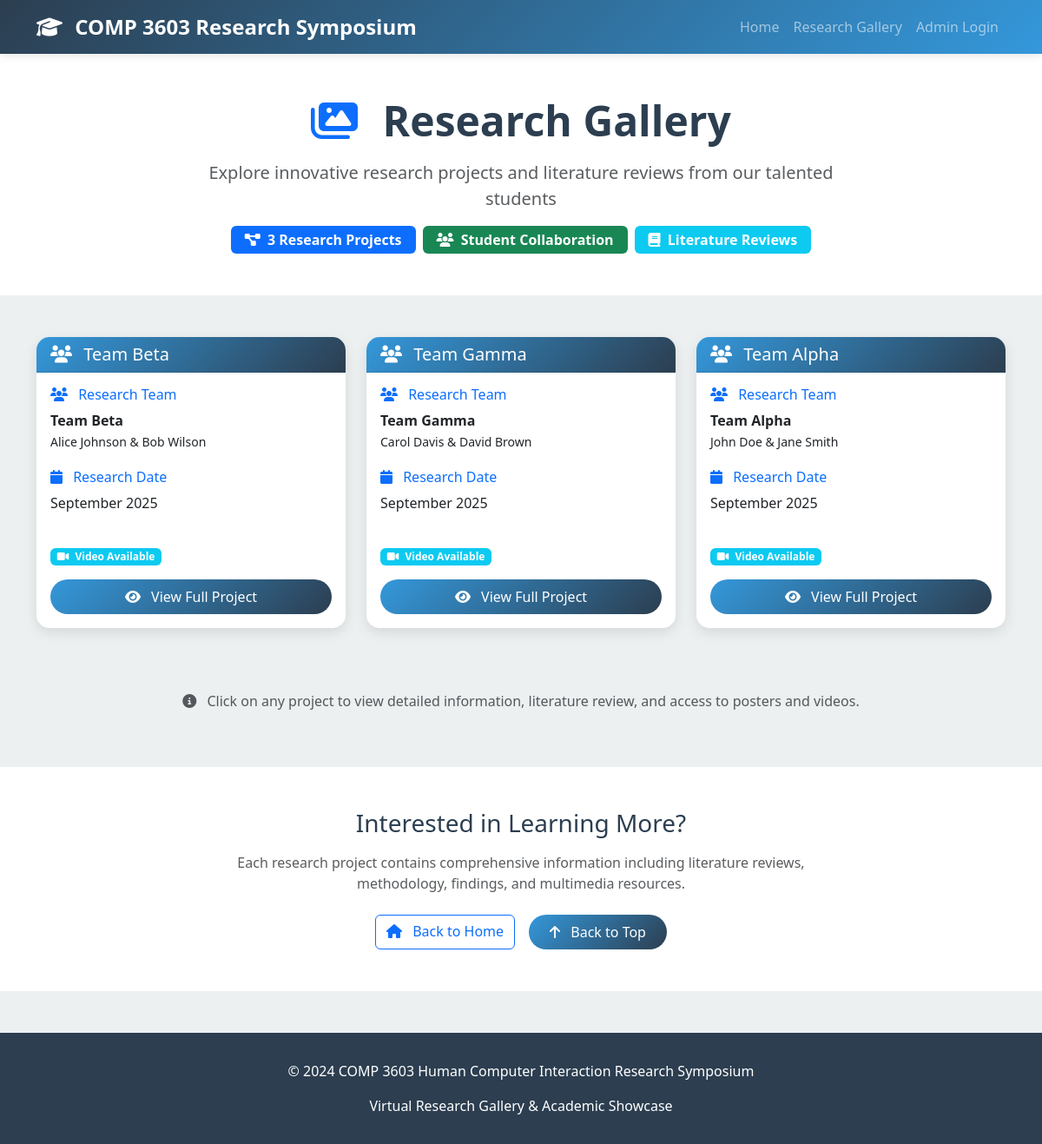
The page /gallery on the database its author committed.
### app.py (models this page shows)
class ResearchProject(db.Model):
    id = db.Column(db.Integer, primary_key=True)
    group_name = db.Column(db.String(100), nullable=False)
    member1_name = db.Column(db.String(100), nullable=False)
    member2_name = db.Column(db.String(100), nullable=False)
    paper1_title = db.Column(db.String(200), nullable=False)
    paper2_title = db.Column(db.String(200), nullable=False)
    member1_paper = db.Column(db.String(200), nullable=False)  # Which paper member1 worked on
    member2_paper = db.Column(db.String(200), nullable=False)  # Which paper member2 worked on
    presentation_video_url = db.Column(db.String(500))
    combined_slide_decks_filename = db.Column(db.String(200))  # PDF with both slide decks
    combined_posters_filename = db.Column(db.String(200))      # PDF with both posters
    tags = db.Column(db.String(500))  # Comma-separated tags
    created_at = db.Column(db.DateTime, default=datetime.utcnow)
    updated_at = db.Column(db.DateTime, default=datetime.utcnow, onupdate=datetime.utcnow)

### app.py (the view)
@app.route('/gallery')
def gallery():
    projects = ResearchProject.query.order_by(ResearchProject.created_at.desc()).all()
    return render_template('gallery.html', projects=projects)

### templates/gallery.html (shortened to what this page needs)
{% extends "base.html" %}
{% block content %}
<section class="py-5 bg-white">
    <div class="container">
        <div class="row">
            <div class="col-lg-8 mx-auto text-center">
                <h1 class="display-5 fw-bold mb-3">
                    <i class="fas fa-images me-3 text-primary"></i>
                    Research Gallery
                </h1>
                <p class="lead text-muted">
                    Explore innovative research projects and literature reviews from our talented students
                </p>
                <div class="d-flex justify-content-center gap-2 flex-wrap">
                    <span class="badge bg-primary fs-6 px-3 py-2">
                        <i class="fas fa-project-diagram me-1"></i>
                        {{ projects|length }} Research Projects
                    </span>
                    <span class="badge bg-success fs-6 px-3 py-2">
                        <i class="fas fa-users me-1"></i>
                        Student Collaboration
                    </span>
                    <span class="badge bg-info fs-6 px-3 py-2">
                        <i class="fas fa-book me-1"></i>
                        Literature Reviews
                    </span>
                </div>
            </div>
        </div>
    </div>
</section>
<section class="py-5">
    <div class="container">
        {% if projects %}
        <div class="row">
            {% for project in projects %}
            <div class="col-lg-6 col-xl-4 mb-4">
                <div class="card project-card h-100">
                    <div class="card-header">
                        <h5 class="card-title mb-0">
                            <i class="fas fa-users me-2"></i>
                            {{ project.group_name }}
                        </h5>
                    </div>
                    <div class="card-body d-flex flex-column">
                                                 <div class="mb-3">
                             <h6 class="text-primary">
                                 <i class="fas fa-users me-2"></i>
                                 Research Team
                             </h6>
                             <p class="mb-1">
                                 <strong>{{ project.group_name }}</strong><br>
                                 <small>{{ project.member1_name }} & {{ project.member2_name }}</small>
                             </p>
                         </div>
                        <div class="mb-3">
                            <h6 class="text-primary">
                                <i class="fas fa-calendar me-2"></i>
                                Research Date
                            </h6>
                            <p class="mb-0">
                                {{ project.created_at.strftime('%B %Y') }}
                            </p>
                        </div>
                        <div class="mt-auto">
                                                         <div class="d-flex gap-2 mb-3">
                                 {% if project.presentation_video_url %}
                                 <span class="badge bg-info">
                                     <i class="fas fa-video me-1"></i>
                                     Video Available
                                 </span>
                                 {% endif %}
                             </div>
                            <a href="{{ url_for('view_project', project_id=project.id) }}"
                               class="btn btn-primary w-100">
                                <i class="fas fa-eye me-2"></i>
                                View Full Project
                            </a>
                        </div>
                    </div>
                </div>
            </div>
            {% endfor %}
        </div>
        <div class="text-center mt-5">
            <p class="text-muted">
                <i class="fas fa-info-circle me-2"></i>
                Click on any project to view detailed information, literature review, and access to posters and videos.
            </p>
        </div>
        {% endif %}
    </div>
</section>
{% if projects %}
<section class="py-5 bg-white">
    <div class="container text-center">
        <div class="row">
            <div class="col-lg-8 mx-auto">
                <h3 class="mb-3">Interested in Learning More?</h3>
                <p class="text-muted mb-4">
                    Each research project contains comprehensive information including literature reviews,
                    methodology, findings, and multimedia resources.
                </p>
                <div class="d-flex justify-content-center gap-3 flex-wrap">
                    <a href="{{ url_for('index') }}" class="btn btn-outline-primary">
                        <i class="fas fa-home me-2"></i>
                        Back to Home
                    </a>
                    <a href="#top" class="btn btn-primary">
                        <i class="fas fa-arrow-up me-2"></i>
                        Back to Top
                    </a>
                </div>
            </div>
        </div>
    </div>
</section>
{% endif %}
{% endblock %}

### templates/base.html (shortened to what this page needs)
<!DOCTYPE html>
<html lang="en">
<head>
    <link href="https://cdn.jsdelivr.net/npm/bootstrap@5.3.0/dist/css/bootstrap.min.css" rel="stylesheet">
    <link href="https://cdnjs.cloudflare.com/ajax/libs/font-awesome/6.4.0/css/all.min.css" rel="stylesheet">
</head>
<body>
    <nav class="navbar navbar-expand-lg navbar-dark">
        <div class="container">
            <a class="navbar-brand" href="{{ url_for('index') }}">
                <i class="fas fa-graduation-cap me-2"></i>
                COMP 3603 Research Symposium
            </a>
            <div class="collapse navbar-collapse" id="navbarNav">
                <ul class="navbar-nav ms-auto">
                    <li class="nav-item">
                        <a class="nav-link" href="{{ url_for('index') }}">Home</a>
                    </li>
                    <li class="nav-item">
                        <a class="nav-link" href="{{ url_for('gallery') }}">Research Gallery</a>
                    </li>
                    {% if current_user.is_authenticated and current_user.is_admin %}
                    <li class="nav-item">
                        <a class="nav-link" href="{{ url_for('admin_dashboard') }}">Admin Dashboard</a>
                    </li>
                    <li class="nav-item">
                        <a class="nav-link" href="{{ url_for('upload_csv') }}">Upload CSV</a>
                    </li>
                    <li class="nav-item">
                        <a class="nav-link" href="{{ url_for('logout') }}">Logout</a>
                    </li>
                    {% else %}
                    <li class="nav-item">
                        <a class="nav-link" href="{{ url_for('login') }}">Admin Login</a>
                    </li>
                    {% endif %}
                </ul>
            </div>
        </div>
    </nav>
    <main>
        {% block content %}{% endblock %}
    </main>
    <footer class="footer">
        <div class="container text-center">
            <p>&copy; 2024 COMP 3603 Human Computer Interaction Research Symposium</p>
            <p class="mb-0">Virtual Research Gallery & Academic Showcase</p>
        </div>
    </footer>
</body>
</html>

### templates/base.html (style rules this page uses)
:root { --primary-color: #2c3e50; --secondary-color: #3498db; --accent-color: #e74c3c; --light-bg: #ecf0f1; --dark-text: #2c3e50; }
body { font-family: 'Segoe UI', Tahoma, Geneva, Verdana, sans-serif; background-color: var(--light-bg); color: var(--dark-text); }
.navbar { background: linear-gradient(135deg, var(--primary-color), var(--secondary-color)); box-shadow: 0 2px 10px rgba(0,0,0,0.1); }
.navbar-brand { font-weight: bold; font-size: 1.5rem; }
.card { border: none; border-radius: 15px; box-shadow: 0 5px 15px rgba(0,0,0,0.1); transition: transform 0.3s ease, box-shadow 0.3s ease; margin-bottom: 1.5rem; }
.card-header { background: linear-gradient(135deg, var(--secondary-color), var(--primary-color)); color: white; border-radius: 15px 15px 0 0 !important; font-weight: bold; }
.btn-primary { background: linear-gradient(135deg, var(--secondary-color), var(--primary-color)); border: none; border-radius: 25px; padding: 0.5rem 1.5rem; font-weight: 500; transition: all 0.3s ease; }
.footer { background: var(--primary-color); color: white; padding: 2rem 0; margin-top: 3rem; }
.project-card { height: 100%; display: flex; flex-direction: column; }
.project-card .card-body { flex: 1; }

### rows shown on the page
ResearchProject: group_name "Team Beta", member1_name "Alice Johnson", member2_name "Bob Wilson", created_at "September 2025", shows "Video Available"
ResearchProject: group_name "Team Gamma", member1_name "Carol Davis", member2_name "David Brown", created_at "September 2025", shows "Video Available"
ResearchProject: group_name "Team Alpha", member1_name "John Doe", member2_name "Jane Smith", created_at "September 2025", shows "Video Available"

### other values the page prints
{{ projects|length }} "3"
